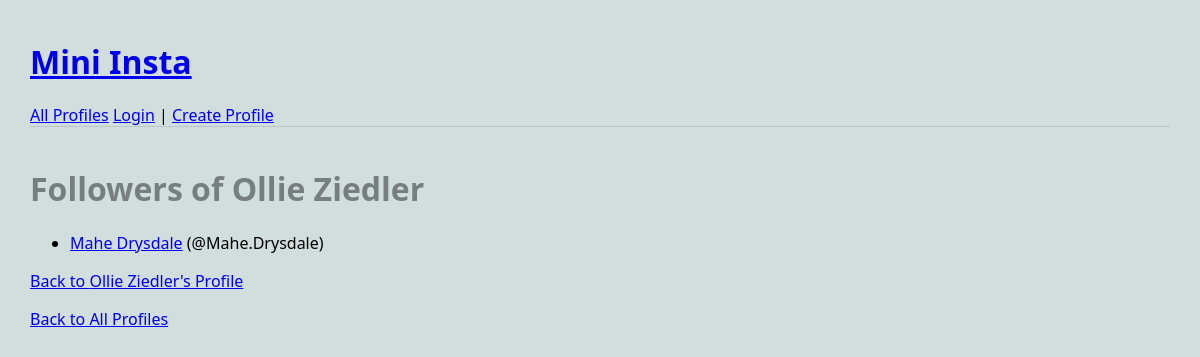
The app's page /mini_insta/profile/3/followers, older data.
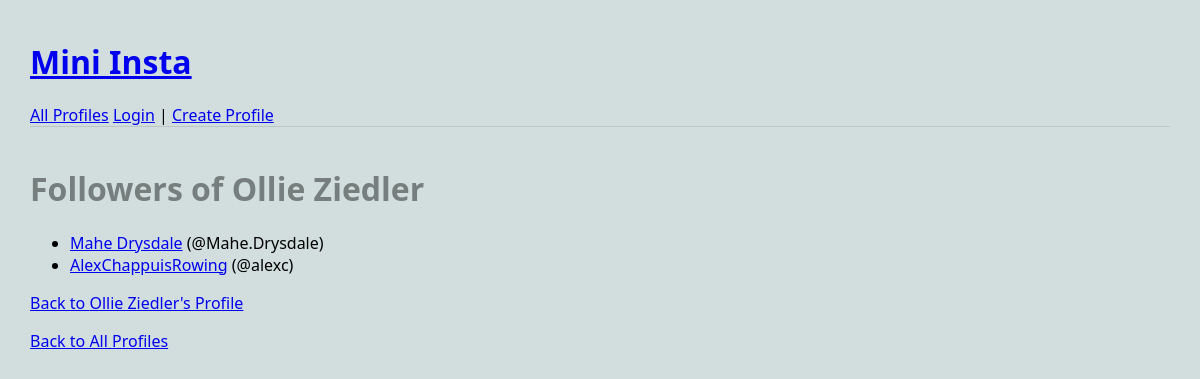
The same page, newer data.
### mini_insta/models.py (models this page shows, shortened)
class Profile(models.Model):
    username = models.TextField(blank=False)
    display_name = models.TextField(blank=False)
    profile_image_url = models.URLField(blank=True)
    image_file = models.ImageField(blank=True)
    bio_text = models.TextField(blank=False)
    join_date = models.DateTimeField(auto_now=True)
    user = models.ForeignKey(User, on_delete=models.CASCADE)
    def get_followers(self):
        follows = Follow.objects.filter(profile=self)
        return [f.follower_profile for f in follows]

### mini_insta/views.py (the view)
# urls.py: path("profile/<int:pk>/followers", ShowFollowersDetailView.as_view(), name="show_followers"),
class ShowFollowersDetailView(DetailView):
    model = Profile
    template_name = "mini_insta/show_followers.html"
    context_object_name = 'profile'

### mini_insta/templates/mini_insta/show_followers.html
{% extends 'mini_insta/base.html' %}
{% block content %}
<h1>Followers of {{ profile.display_name }}</h1>
<ul>
{% for follower in profile.get_followers %}
  <li>
    <a href="{% url 'show_profile' follower.pk %}">{{ follower.display_name }}</a>
    (@{{ follower.username }})
  </li>
{% endfor %}
</ul>
<p><a href="{% url 'show_profile' profile.pk %}">Back to {{ profile.display_name }}'s Profile</a></p>
{% endblock %}

### mini_insta/templates/mini_insta/base.html (shortened to what this page needs)
{% load static %}
<!doctype html>
<html>
  <head>
    <link rel="stylesheet" href="{% static 'styles-mini-insta.css' %}">
  </head>
  <body>
    <header>
      <div>
        <h1><a href="{% url 'show_all_profiles' %}">Mini Insta</a></h1>
        <nav>
          <a href="{% url 'show_all_profiles' %}">All Profiles</a>
          {% if request.user.is_authenticated %}
            <a href="{% url 'show_feed' %}">Feed</a>
            <a href="{% url 'search' %}">Search</a>
            Logged in as: {{ request.user }}
            <form action="{% url 'logout' %}" method="POST" style="display:inline;">
                {% csrf_token %}
                <button type="submit">Logout</button>
            </form>
          {% else %}
            <a href="{% url 'login' %}">Login</a>
            | <a href="{% url 'create_profile' %}">Create Profile</a>
          {% endif %}
        </nav>
      </div>
    </header>
    <main>
      {% block content %}
      {% endblock %}
    </main>
    <footer>
      <div>
        {% if request.user.is_authenticated %}
          <a href="{% url 'show_feed' %}">Home</a> |
          <a href="{% url 'create_post' %}">Create Post</a> |
          <a href="{% url 'show_own_profile' %}">My Profile</a>
        {% else %}
          <a href="{% url 'show_all_profiles' %}">Back to All Profiles</a>
        {% endif %}
      </div>
    </footer>
  </body>
</html>

### static/styles-mini-insta.css (style rules this page uses)
body { margin: 30px; background: #d1dedd; font-family: 'Segoe UI', Tahoma, Geneva, Verdana, sans-serif; }
h1, h2, h3 { color: #767f7e; }
p { color: #555; }
header { max-width: 1200px; margin: 40px auto; border-bottom: 1px solid #bbc7c7; }

Row changes from the older to the newer data that the page shows:
added Profile: display_name "AlexChappuisRowing", username "alexc"
